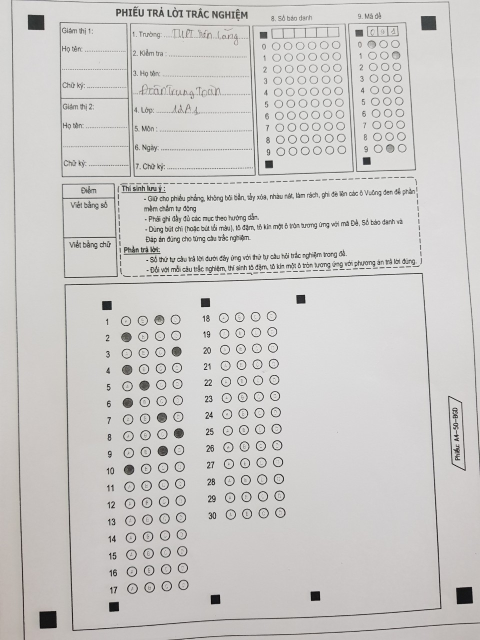
#> input picture input/0378f85d4c068a58d317.jpg, 960 x 1280 px (shown at 1/2 size); its folder holds only this picture in this run
$ jupyter execute Untitled.ipynb
#> lines starting #> are read from the running program, lines starting #| are printed output that depends on the picture; after the words box and inside, x2 and y2 are one past the last pixel; in counts of white or black regions, pixels touching at a corner belong together
[cell 1]
from warnings import catch_warnings
import cv2
import numpy as np
import matplotlib.pyplot as plt
import csv

# folder structure
# input
# output
# fails

# ls > files.txt to have all the image names
FILES = 'input/files.txt'
THRESHOLD = 0.9

# sheet3 is the machine produced answer sheet, this has the perfect width, height
# for the region covering 4 corners
# im_orig3 = cv2.imread("sheet3.jpg")
# using that to caculate the following
WIDTH = 641
HEIGHT = 931

# coordinate intervals of corners
X_FLOOR, X_CEILING = 100, 800
Y_FLOOR, Y_CEILING = 150, 1000
# intervals of width/height of the stone corner
LOWER = 25
UPPER = 45

# number of integer in studentID
STUDENTIDnums = 6
TESTIDnums = 3
ANSWERnums = 4

ANS = ['A', 'B', 'C', 'D']
answers_091 = ['C', 'A', 'D', 'A', 'B', 'A', 'C', 'D', 'D', 'A']
answers_037 = ['D', 'B', 'C', 'B', 'B', 'C', 'D', 'B', 'D', 'D']
answers_002 = ['B', 'A', 'B', 'D', 'B', 'A', 'A', 'C', 'A', 'C']
answers_048 = ['C', 'C', 'D', 'C', 'A', 'D', 'D','D', 'B', 'D']

adict = {
    '091': answers_091,
    '037': answers_037,
    '002': answers_002,
    '048': answers_048
}

ANSSIZE = 5
ANSCOLOR = (255,0,0)
CORRECTSIZE = 3
CORRECTCOLOR = (0,255,0)

def normalize(im):
        im_gray = cv2.cvtColor(im, cv2.COLOR_BGR2GRAY)
        # plt.imshow(im_gray)
        # plt.savefig('output.png')

        # plt.show()
        blurred = cv2.GaussianBlur(im_gray, (3, 3), 0)
        return cv2.adaptiveThreshold(
            blurred, 255, cv2.ADAPTIVE_THRESH_GAUSSIAN_C, cv2.THRESH_BINARY, 77, 10)
def get_approx_contour(contour, tol=.01):
        """Gets rid of 'useless' points in the contour."""
        epsilon = tol * cv2.arcLength(contour, True)
        return cv2.approxPolyDP(contour, epsilon, True)
def get_contours(image_gray):
        contours, _ = cv2.findContours(
            image_gray, cv2.RETR_TREE, cv2.CHAIN_APPROX_SIMPLE)
        return map(get_approx_contour, contours)
def check_stone_coor(x,y):
    return (x <= X_FLOOR or x >= X_CEILING) and (y <= Y_FLOOR or y>= Y_CEILING)
def get_stones(im_orig, contours):
    stones = []
    for contour in contours:
        x,y,w,h = cv2.boundingRect(contour)
        if w >= LOWER and w <= UPPER and h >= LOWER and h <= UPPER and check_stone_coor(x,y):
            stones.append(np.array([x,y]))
            # [4 lines of commented-out code are left out]
    stones = np.array(stones)
    return stones
def sort_points_counter_clockwise(points):
        origin = np.mean(points, axis=0)

        def positive_angle(p):
            x, y = p - origin
            ang = np.arctan2(y, x)
            return 2 * np.pi + ang if ang < 0 else ang

        return sorted(points, key=positive_angle)

# warp the distorted phone image into the perfect rectangle
def perspective_transform(img, points):
    source = np.array(
        points,
        dtype="float32")

    dest = np.array([
        [WIDTH, HEIGHT],
        [0, HEIGHT],
        [0,0],
        [WIDTH, 0]],
        dtype="float32"
    )

    transf = cv2.getPerspectiveTransform(source, dest)
    warped = cv2.warpPerspective(img, transf, (WIDTH, HEIGHT))

    return warped
# plot the bounding rectangle covering 4 corners
def plot_bounding_rect(outmost, im_orig):
    rect = cv2.minAreaRect(np.array(outmost))
    box = cv2.boxPoints(rect)
    box = np.int0(box)
    b = cv2.drawContours(im_orig,[box],0,(0,0,255),2)
    plt.imshow(b)
    plt.show()

def get_num_strips(x1, y1, x2, y2, normalized_transf, color_transf, IDnums):
    sbdh = normalized_transf[y1:y2]
    sbd = []
    for row in sbdh:
        r = row[x1:x2]
        sbd.append(r)
    sbd = np.asarray(sbd)
    # plt.imshow(sbd)
    # plt.show()
    shei2, swid2 = sbd.shape
    # r = cv2.rectangle(color_transf, (x1,y1), (x2, y2), (255,0,0),10)
    # plt.imshow(r)
    nums_strip = []
    for i in range(IDnums):
        num_strip = []
        x1 = int(i*swid2/IDnums)
        x2 = int(swid2/IDnums + i*swid2/IDnums)
        # print(x1,x2)
        for row in sbd:
            r = row[x1:x2]
            num_strip.append(r)
        # plt.imshow(num_strip)
        # plt.show()
        nums_strip.append(num_strip)
    return nums_strip, swid2, shei2
def get_num(n_strip, shei2):
    means = []
    for i in range(10):
        num = []
        y1 = int(shei2/10 * i)
        y2 = int(shei2/10 * i + shei2/10)
        num = n_strip[y1:y2]
        mean = np.mean(num)
        means.append(mean)
    sorted_means = sorted(means)
    # print(sorted_means)
    if sorted_means[0]/sorted_means[1] >= THRESHOLD:
        return None
    return means.index(sorted_means[0])

def get_an(an_strip, awid2):
        # plt.imshow(an_strip)
        # plt.show()
        means = []
        for i in range(4):
            an = []
            x1 = int(awid2/4 * i)
            x2 = int(awid2/4 * i + awid2/4)
            for row in an_strip:
                an.append(row[x1:x2])
            # plt.imshow(an)
            # plt.show()
            mean = np.mean(an)
            means.append(mean)
        sorted_means = sorted(means)
        # print(sorted_means)
        if sorted_means[0]/sorted_means[1] >= THRESHOLD:
            return None
        return ANS[means.index(sorted_means[0])]
def get_answers_coor(swid, shei, normalized_transf):
    # cau tra loi
    ax1 = int(swid/5)
    ay1 = int(shei/1.9) -8
    ax2 = int(ax1 + swid/6)
    ay2 = int(9.8*shei/10) + 6
    # print("cau tra loi\n")
    # print(ax1,ax2,ay1,ay2)

    # vung 2

    a2x1 = int(swid/2.3) +3
    a2x2 = int(a2x1 + swid/6) +3

    ansh = normalized_transf[ay1:ay2]
    # plt.imshow(ansh)
    # plt.show()
    return ax1, ax2, ay1, ay2, a2x1, a2x2, ansh

def get_ans(x1, x2, ansh):
    ans = []
    for row in ansh:
        r = row[x1:x2]
        ans.append(r)

    ans = np.asarray(ans)

    # plt.imshow(ans)
    # plt.show()

    ahei2, awid2 = ans.shape
    ans_strip = []
    for i in range(17):
        y1 = int(i*ahei2/17)
        y2 = int(ahei2/17 + i*ahei2/17)
        # print(x1,x2)
        ans_strip.append(ans[y1:y2])
        # if i == 16:
        #     plt.imshow(ans[y1:y2])
        #     plt.show()

    cans = list(map(lambda x: get_an(x, awid2), ans_strip))
    return cans, awid2, ahei2
def plot_ID(swid2, shei2, csbd, color_transf, x1, y1):
    for i, num in enumerate(csbd):
        if num != None:
            x2 = int(swid2/12 + swid2/6 * i)
            y2 = int(shei2/20 + shei2/10 * num)
            c = cv2.circle(color_transf, (x1+x2,y1+y2), 5, (255,0,0), -1)
            plt.imshow(c)
def plot_ans(ans, x1, y1, awid1, ahei1, color_transf, color = ANSCOLOR, size=ANSSIZE):
    for i, an in enumerate(ans):
        if an != None:
            y2 = int(ahei1/34 + ahei1/17 * i)
            x2 = int(awid1/8 + awid1/4 * ANS.index(an))
            c = cv2.circle(color_transf, (x1+x2,y1+y2), size, color, -1)
            plt.imshow(c)
def grading(students, answers, swid, shei, color_transf):
    points = 0
    total = 0
    for i in range(len(answers)):
        if answers[i] != None:
            # print(f'Cau {i+1}: {students[i]}, {answers[i]}')
            if students[i] == answers[i]:
                points += 1
            total += 1
    grade = round(points / total * 10,2)
    xg = int(swid/10)
    yg = int(shei/2.7)
    g = cv2.putText(color_transf, str(grade), (xg,yg), cv2.FONT_HERSHEY_SIMPLEX,
                    1, (255, 0 ,0), 5, cv2.LINE_AA)
    plt.imshow(g)
    return grade
def grade(inputfile):

#> called with inputfile = '0378f85d4c068a58d317.jpg'
    plt.figure(frameon=False)

    im_orig = cv2.imread(f'./input/{inputfile}')
#> im_orig is the input picture: shape (1280, 960, 3); mean B, G, R 200.3, 202.1, 203.8

    (h, w) = im_orig.shape[:2]
#> h = 1280; w = 960
    if h < w:
        (cX, cY) = (w // 2, h // 2)
        M = cv2.getRotationMatrix2D((cX, cY), -90, 1.0)
        im_orig = cv2.warpAffine(im_orig, M, (w, h))

    im_normalized = normalize(im_orig)
#> in normalize, `return cv2.adaptiveThreshold( blurred, 255, cv2.ADAPTIVE_THRESH_GAUSSI..`:
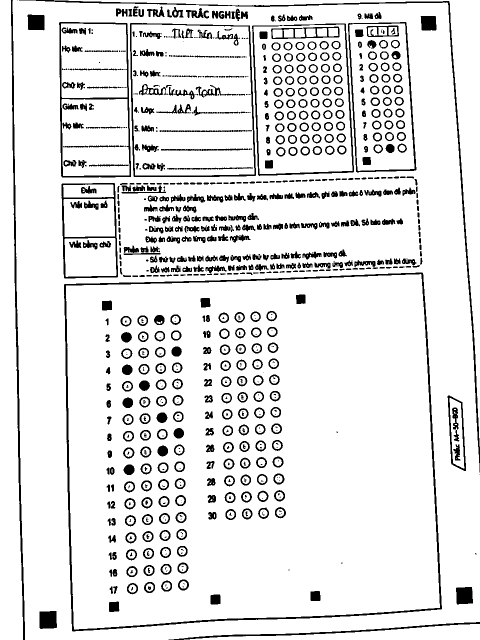
#> returned value: shape (1280, 960) (shown at 1/2 size); 89.4% white; 929 black regions (268 under 20 px)

    hei, wid = im_normalized.shape
#> hei = 1280; wid = 960

    contours = get_contours(im_normalized)
#> in get_contours, `contours, _ = cv2.findContours( image_gray, cv2.RETR_TREE, cv2.CHAIN_A..`: contours = 1375 contours, 454 with area under 20; largest, box (x1, y1, x2, y2) and area: (25, 0, 960, 1280) 1132929, (127, 544, 885, 1264) 501736, (132, 548, 880, 1259) 488624, (259, 45, 513, 355) 74812, (263, 49, 509, 351) 70550

    stones = get_stones(im_orig, contours)
#> stones = [[78, 1221], [911, 1173], [840, 31], [54, 28]]

    outmost = sort_points_counter_clockwise(stones)
#> in sort_points_counter_clockwise, `origin = np.mean(points, axis=0)`: origin = [470.8, 613.2]
#> in positive_angle, `x, y = p - origin`: x = -392.8; y = 607.8
#> in positive_angle, `ang = np.arctan2(y, x)`: ang = 2.14
#> outmost = [[911, 1173], [78, 1221], [54, 28], [840, 31]]

    color_transf = perspective_transform(im_orig, outmost)
#> in perspective_transform, `transf = cv2.getPerspectiveTransform(source, dest)`: transf = [[0.782, -0.0157, -41.77], [-0.00316, 0.829, -23.05], [-5.16e-05, 5.45e-05, 1]]
    normalized_transf = perspective_transform(im_normalized, outmost)

    shei, swid = normalized_transf.shape
#> shei = 931; swid = 641

    # so bao danh
    x1 = int(swid/1.7) + 12
#> x1 = 389
    y1 = int(shei/29) + 2
#> y1 = 34
    x2 = int(3.2*swid/4)
#> x2 = 512
    y2 = int(shei/3.8) - 9
#> y2 = 236
    # print("sbd\n")
    # print(x1,x2,y1,y2)
    nums_strip, swid2, shei2 = get_num_strips(x1, y1, x2, y2, normalized_transf, color_transf, STUDENTIDnums)
#> after the loop in get_num_strips, `for row in sbdh:`: sbd = 202 items
#> in get_num_strips, `sbd = np.asarray(sbd)`:
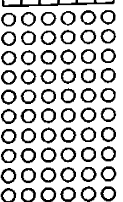
#> sbd: shape (202, 123); min 0, max 255, mean 197
#> after the loop in get_num_strips, `for i in range(IDnums):`: nums_strip = 6 items
#> nums_strip = 6 items; swid2 = 123; shei2 = 202

    csbd = list(map(lambda x: get_num(x, shei2), nums_strip))
#> the loop in get_num, `for i in range(10):` made 10 passes
#> (y1, y2, mean) on passes 1 to 10: (0, 20, 194.3), (20, 40, 201.6), (40, 60, 197.8), (60, 80, 195.3), (80, 101, 193.7), (101, 121, 195.6), (121, 141, 194.5), (141, 161, 196.1), (161, 181, 196.1), (181, 201, 193.5)
#> after the loop in get_num, `for i in range(10):`: means = [194.3, 201.6, 197.8, 195.3, 193.7, 195.6, 194.5, 196.1, 196.1, 193.5]
#> in get_num, `sorted_means = sorted(means)`: sorted_means = [193.5, 193.7, 194.3, 194.5, 195.3, 195.6, 196.1, 196.1, 197.8, 201.6]
#> the loop in get_num (call 2), `for i in range(10):` made 10 passes
#> (y1, y2, mean) on passes 1 to 10: (0, 20, 187.2), (20, 40, 203.3), (40, 60, 202.8), (60, 80, 201.2), (80, 101, 201.3), (101, 121, 196.2), (121, 141, 200.6), (141, 161, 194.9), (161, 181, 198.3), (181, 201, 194.4)
#> csbd = 6 items

    # ma de
    mx1 = int(4.25*swid/5) + 5
#> mx1 = 549
    my1 = int(shei/27.5) + 4
#> my1 = 37
    mx2 = int(mx1 + swid/10)
#> mx2 = 613
    my2 = int(shei/3.8)-8
#> my2 = 237
    # print("ma de\n")
    # print(mx1,mx2,my1,my2)

    mds_strip, mwid2, mhei2 = get_num_strips(mx1, my1, mx2, my2, normalized_transf, color_transf, TESTIDnums)
#> call 2 of get_num_strips, with x1 = 549, y1 = 37, x2 = 613, y2 = 237, IDnums = 3
#> in get_num_strips (call 2), `sbdh = normalized_transf[y1:y2]`:
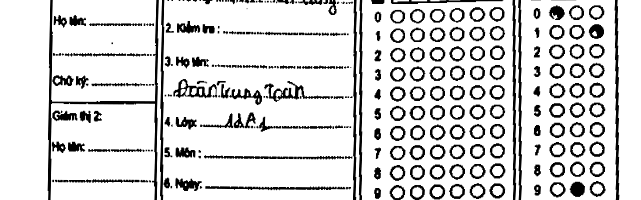
#> sbdh: shape (200, 641); min 0, max 255, mean 215.5
#> after the loop in get_num_strips (call 2), `for row in sbdh:`: sbd = 200 items
#> in get_num_strips (call 2), `sbd = np.asarray(sbd)`:
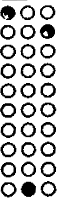
#> sbd: shape (200, 64); min 0, max 255, mean 195.2
#> after the loop in get_num_strips (call 2), `for i in range(IDnums):`: nums_strip = 3 items
#> mds_strip = 3 items; mwid2 = 64; mhei2 = 200
    # plt.imshow(mds_strip)
    # plt.show()
    # testID = input()

    cmd = list(map(lambda x: get_num(x, mhei2), mds_strip))
#> cmd = [0, 9, 1]
    # print('made', cmd)
    ax1, ax2, ay1, ay2, a2x1, a2x2, ansh = get_answers_coor(swid, shei, normalized_transf)
#> in get_answers_coor, `ansh = normalized_transf[ay1:ay2]`:
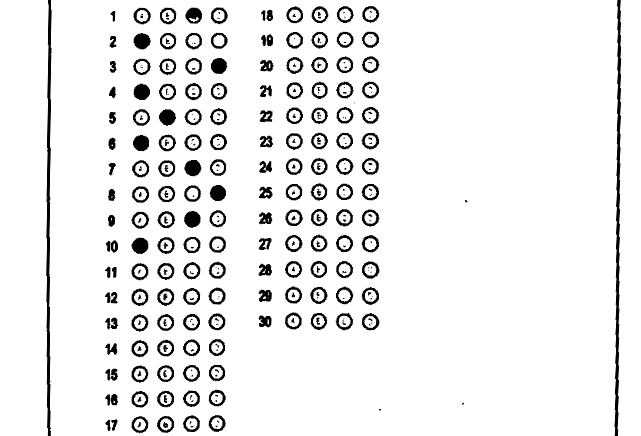
#> ansh: shape (436, 641); min 0, max 255, mean 236.5
#> ax1 = 128; ax2 = 234; ay1 = 482; ay2 = 918; a2x1 = 281; a2x2 = 390
    # ar = cv2.rectangle(color_transf, (ax1, ay1), (ax2, ay2), (255,0,0),10)
    # plt.imshow(ar)

    ans1, awid2, ahei2 = get_ans(ax1, ax2, ansh)
#> after the loop in get_ans, `for row in ansh:`: ans = 436 items
#> after the loop in get_ans, `for i in range(17):`: ans_strip = 17 items
#> in get_ans, `cans = list(map(lambda x: get_an(x, awid2), ans_strip))`: cans = 17 items, first 6: 'C', 'A', 'D', 'A', 'B', 'A'
#> ans1 = 17 items, first 6: 'C', 'A', 'D', 'A', 'B', 'A'; awid2 = 106; ahei2 = 436
    ans2, awid2, ahei2 = get_ans(a2x1, a2x2, ansh)
#> call 2 of get_ans, with x1 = 281, x2 = 390
#> in get_ans (call 2), `ans = np.asarray(ans)`:
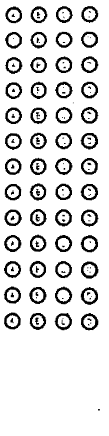
#> ans: shape (436, 109); min 0, max 255, mean 221.8
    # [12 lines of commented-out code are left out]
    x1 = int(swid/1.7) + 12
    y1 = int(shei/29) + 2
    plot_ID(swid2, shei2, csbd, color_transf, x1 ,y1)
#> the loop in plot_ID, `for i, num in enumerate(csbd):` made 6 passes
    # plot the ma de
    mx1 = int(4.25*swid/5) + 5
    my1 = int(shei/27.5) + 4
    plot_ID(swid2, shei2, cmd, color_transf, mx1, my1)
#> the loop in plot_ID (call 2), `for i, num in enumerate(csbd):` made 3 passes
#> num on passes 1 to 3: 0, 9, 1

    # plot the answers
    ax1 = int(swid/5)
    ay1 = int(shei/1.9) -8
    ax2 = int(ax1 + swid/6)
    ay2 = int(9.8*shei/10) + 6

    ahei1 = ay2 - ay1
    awid1 = ax2 - ax1

    # vung 2

    a2x1 = int(swid/2.3) +3
    a2x2 = int(a2x1 + swid/6) +3


    plot_ans(ans1, ax1, ay1, awid1, ahei1, color_transf)
#> the loop in plot_ans, `for i, an in enumerate(ans):` made 17 passes
#> after the loop in plot_ans, `for i, an in enumerate(ans):`:
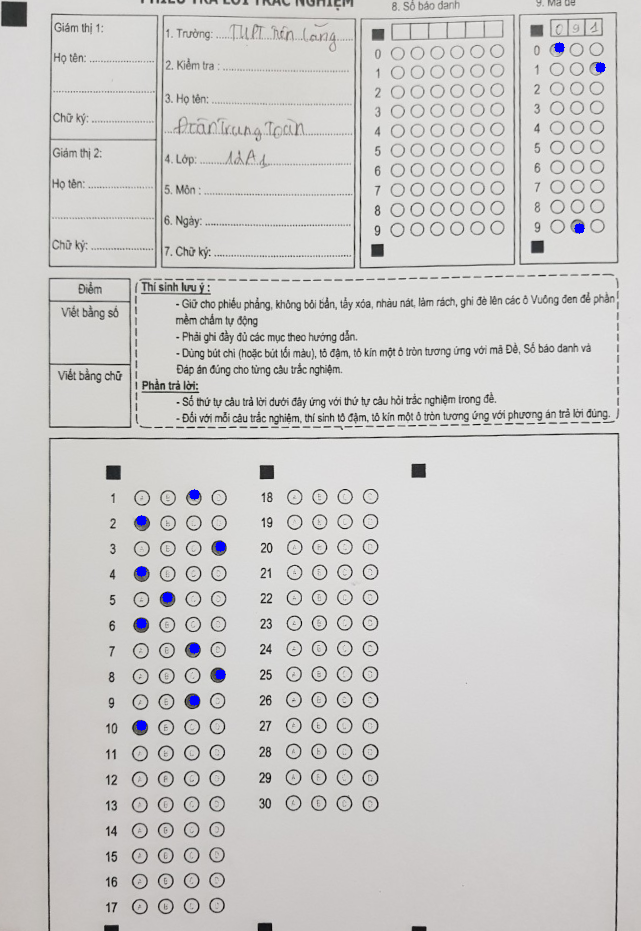
#> color_transf: shape (931, 641, 3); mean B, G, R 202.2, 203.6, 204.9
    plot_ans(ans2, a2x1, ay1, awid1, ahei1, color_transf)
#> the loop in plot_ans (call 2), `for i, an in enumerate(ans):` made 17 passes

    students = ans1 + ans2
    total = 0
    points = 0
    # print('Grading\n')
    studentID = ''.join(map(lambda x: str(x), csbd))
    if studentID == 'NoneNoneNoneNoneNoneNone':
        studentID = 'N/A'
    testID = ''.join(map(lambda x: str(x), cmd))

    answers = adict[testID]

    plot_ans(answers, ax1, ay1, awid1, ahei1, color_transf, CORRECTCOLOR, CORRECTSIZE)
#> call 3 of plot_ans, with x1 = 128, y1 = 482, awid1 = 106, ahei1 = 436, color = (0, 255, 0), size = 3
#> the loop in plot_ans (call 3), `for i, an in enumerate(ans):` made 10 passes
#> pass 1, in plot_ans (call 3), `c = cv2.circle(color_transf, (x1+x2,y1+y2), size, color, -1)`:
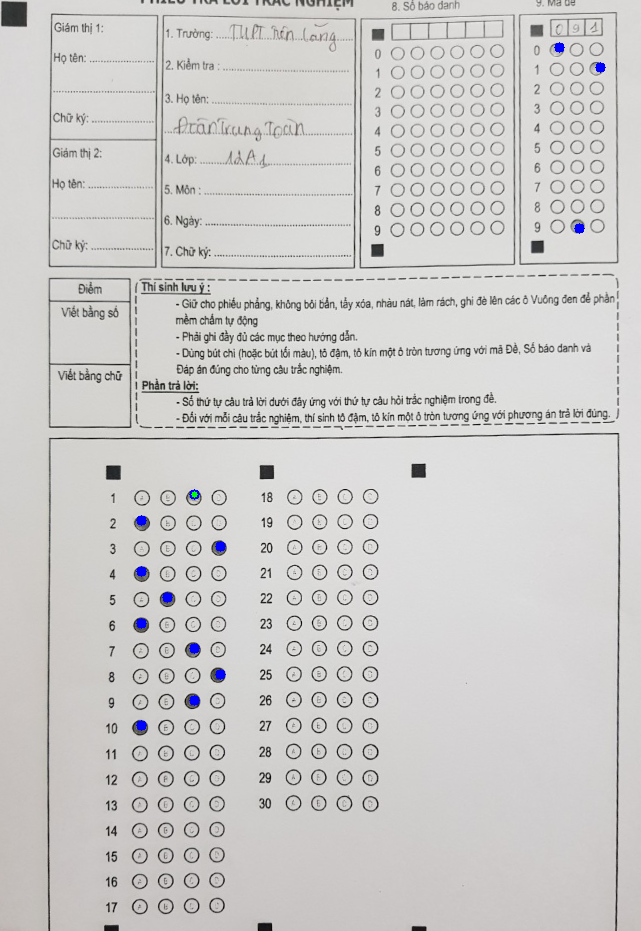
#> c: shape (931, 641, 3); mean B, G, R 202.2, 203.6, 204.9
#> after the loop in plot_ans (call 3), `for i, an in enumerate(ans):`:
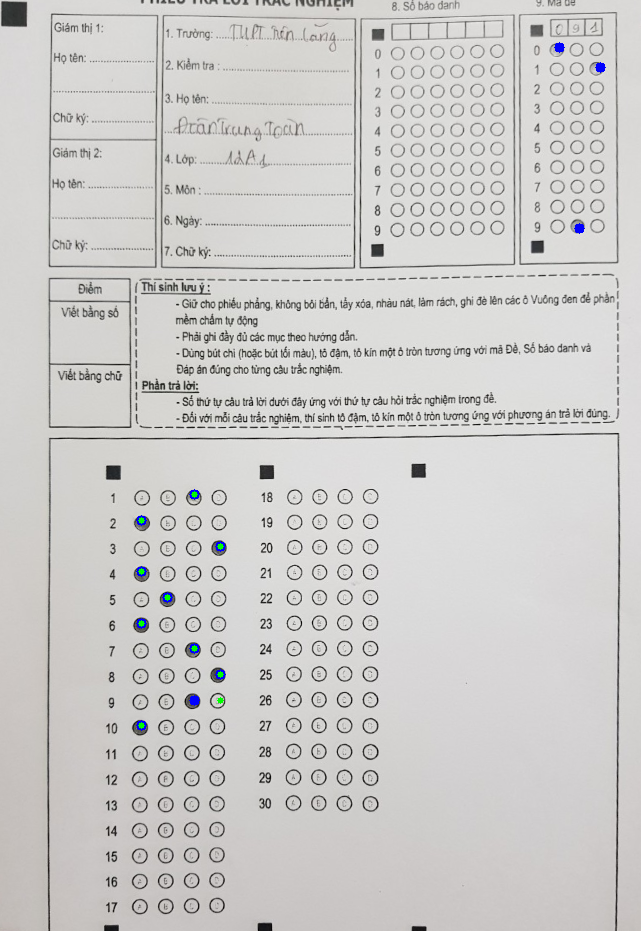
#> color_transf: shape (931, 641, 3); 0.05% of pixels changed, all inside (x1, y1, x2, y2) = (138, 491, 224, 729)
    gr = grading(students, answers, swid, shei, color_transf)
#> the loop in grading, `for i in range(len(answers)):` made 10 passes

    plt.axis('off')
    # plt.savefig(f'./output/{inputfile}_{gr}.jpg', bbox_inches='tight', dpi=400, transparent=True, pad_inches=0)
    # plt.show()
    plt.close()
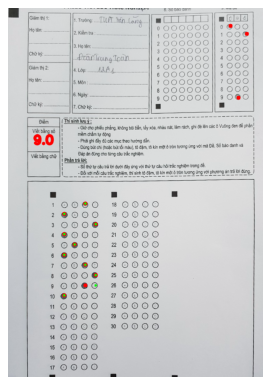
#> figure drawn by matplotlib, 1 panel; B, G, R data is drawn as R, G, B

    return [f'{inputfile}_{gr}.jpg', studentID, testID, gr]
    # return grade

[cell 2]
f_name = './input/files.txt'
def file_gen(f_name):
    counter = 1
    with open(f_name) as f:
        while True:
            line = f.readline()
            if not line:
                break
            yield [f'qs{counter}', line[:-1]]
            counter +=1

[cell 3]
results = []
fails = []
server_link = 'https://w-ching-omr-7f98f0a6ab99461a9adf26ff03b6ab95.community.saturnenterprise.io/files/workspace/output/'
for nlines in file_gen(f_name):
    try:
        res = grade(nlines[1])
        row = [nlines[0]] + res + [server_link+res[0]]
        print(row, ',')
#| ['qs1', '0378f85d4c068a58d317.jpg_9.0.jpg', 'N/A', '091', 9.0, 'https://w-ching-omr-7f98f0a6ab99461a9adf26ff03b6ab95.community.saturnenterprise.io/files/workspace/output/0378f85d4c068a58d317.jpg_9.0.jpg'] ,
        results.append(row)
    except:
        # shutil.copy(f'./{folder}/{file[:-1]}', f'./{folder}/fail/{file[:-1]}')
        fails.append(nlines)
print(len(fails))
